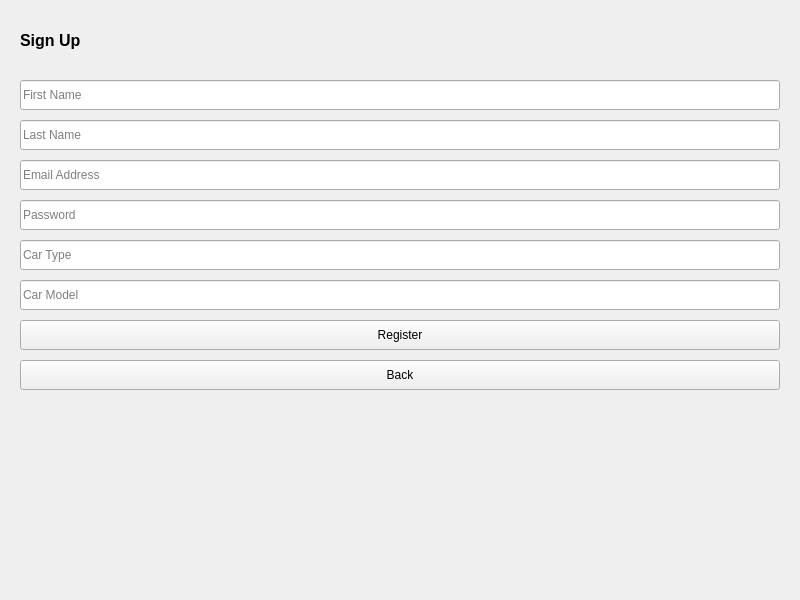
<?xml version="1.0" encoding="UTF-8"?>
<ui version="4.0">
 <class>SignUp</class>
 <widget class="QWidget" name="SignUp">
  <property name="geometry">
   <rect>
    <x>0</x>
    <y>0</y>
    <width>800</width>
    <height>600</height>
   </rect>
  </property>
  <property name="windowTitle">
   <string>Park &amp; Spark - Parking System</string>
  </property>
  <widget class="QLabel" name="titleLabel">
   <property name="text">
    <string>Sign Up</string>
   </property>
   <property name="geometry">
    <rect>
     <x>20</x>
     <y>20</y>
     <width>200</width>
     <height>40</height>
    </rect>
   </property>
   <property name="font">
    <font>
     <pointsize>12</pointsize>
     <bold>true</bold>
    </font>
   </property>
  </widget>
  <widget class="QLineEdit" name="firstNameInput">
   <property name="placeholderText">
    <string>First Name</string>
   </property>
   <property name="geometry">
    <rect>
     <x>20</x>
     <y>80</y>
     <width>760</width>
     <height>30</height>
    </rect>
   </property>
  </widget>
  <widget class="QLineEdit" name="lastNameInput">
   <property name="placeholderText">
    <string>Last Name</string>
   </property>
   <property name="geometry">
    <rect>
     <x>20</x>
     <y>120</y>
     <width>760</width>
     <height>30</height>
    </rect>
   </property>
  </widget>
  <widget class="QLineEdit" name="emailInput">
   <property name="placeholderText">
    <string>Email Address</string>
   </property>
   <property name="geometry">
    <rect>
     <x>20</x>
     <y>160</y>
     <width>760</width>
     <height>30</height>
    </rect>
   </property>
  </widget>
  <widget class="QLineEdit" name="passwordInput">
   <property name="placeholderText">
    <string>Password</string>
   </property>
   <property name="echoMode">
    <enum>QLineEdit::Password</enum>
   </property>
   <property name="geometry">
    <rect>
     <x>20</x>
     <y>200</y>
     <width>760</width>
     <height>30</height>
    </rect>
   </property>
  </widget>
  <widget class="QLineEdit" name="carTypeInput">
   <property name="placeholderText">
    <string>Car Type</string>
   </property>
   <property name="geometry">
    <rect>
     <x>20</x>
     <y>240</y>
     <width>760</width>
     <height>30</height>
    </rect>
   </property>
  </widget>
  <widget class="QLineEdit" name="carModelInput">
   <property name="placeholderText">
    <string>Car Model</string>
   </property>
   <property name="geometry">
    <rect>
     <x>20</x>
     <y>280</y>
     <width>760</width>
     <height>30</height>
    </rect>
   </property>
  </widget>
  <widget class="QPushButton" name="registerButton">
   <property name="text">
    <string>Register</string>
   </property>
   <property name="geometry">
    <rect>
     <x>20</x>
     <y>320</y>
     <width>760</width>
     <height>30</height>
    </rect>
   </property>
  </widget>
  <widget class="QPushButton" name="backButton">
   <property name="text">
    <string>Back</string>
   </property>
   <property name="geometry">
    <rect>
     <x>20</x>
     <y>360</y>
     <width>760</width>
     <height>30</height>
    </rect>
   </property>
  </widget>
 </widget>
 <resources/>
 <connections/>
</ui>
